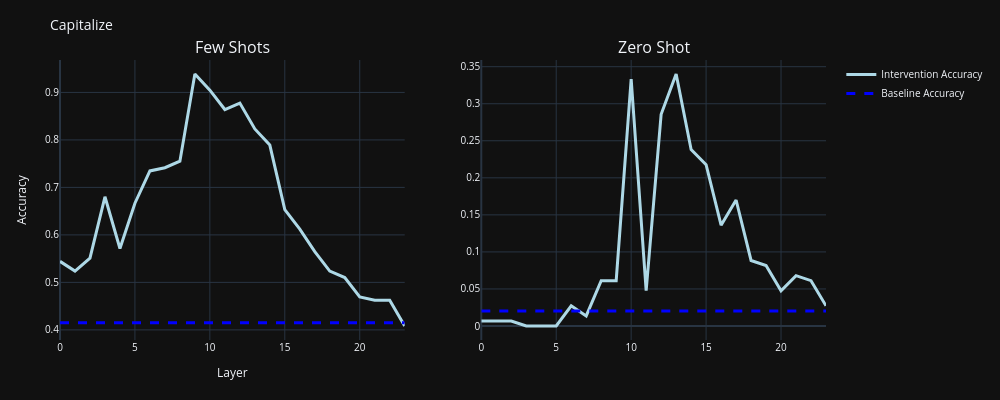

Notebook code cell kept with this figure:
### Code cell
# Load JSON data for both sources
file_path_1 = "fs_shuffled_results_layer_sweep.json"  # First JSON (Few Shots)
file_path_2 = "zs_results_layer_sweep.json"  # Second JSON (Zero Shot)

with open(result_path + file_path_1, "r") as f:
    data_1 = json.load(f)
with open(result_path + file_path_2, "r") as f:
    data_2 = json.load(f)

# Extract layers and accuracies for both JSON files
layers = sorted(data_1.keys(), key=int)  # Ensure layers are sorted numerically

intervention_accuracies_1 = [data_1[layer]["intervention_topk"][0][1] for layer in layers]
intervention_accuracies_2 = [data_2[layer]["intervention_topk"][0][1] for layer in layers]

# Extract baselines from layer 0
baseline_accuracy_1 = data_1["0"]["clean_topk"][0][1]
baseline_accuracy_2 = data_2["0"]["clean_topk"][0][1]

baseline_accuracies_1 = [baseline_accuracy_1] * len(layers)
baseline_accuracies_2 = [baseline_accuracy_2] * len(layers)

# Create subplots with specific titles
fig = make_subplots(
    rows=1, cols=2, subplot_titles=("Few Shots", "Zero Shot")
)

# Add solid line for intervention accuracies (Few Shots)
fig.add_trace(go.Scatter(
    x=[int(layer) for layer in layers],
    y=intervention_accuracies_1,
    mode="lines",
    line=dict(color="lightblue", width=3),
    name="Intervention Accuracy",
), row=1, col=1)

# Add dotted line for baseline accuracy (Few Shots)
fig.add_trace(go.Scatter(
    x=[int(layer) for layer in layers],
    y=baseline_accuracies_1,
    mode="lines",
    line=dict(color="blue", width=3, dash="dash"),
    name="Baseline Accuracy",
), row=1, col=1)

# Add solid line for intervention accuracies (Zero Shot)
fig.add_trace(go.Scatter(
    x=[int(layer) for layer in layers],
    y=intervention_accuracies_2,
    mode="lines",
    line=dict(color="lightblue", width=3),
    showlegend=False,
), row=1, col=2)

# Add dotted line for baseline accuracy (Zero Shot)
fig.add_trace(go.Scatter(
    x=[int(layer) for layer in layers],
    y=baseline_accuracies_2,
    mode="lines",
    line=dict(color="blue", width=3, dash="dash"),
    showlegend=False,
), row=1, col=2)

# Update layout for better spacing
fig.update_layout(
    title_text="Capitalize",
    xaxis_title="Layer",
    yaxis_title="Accuracy",
    template="plotly_dark",
    font=dict(size=10),
    width=1000,  # Increased width for side-by-side plots
    height=400,
    margin=dict(l=60, r=40, t=60, b=60)
)

# Show the plot
fig.show()

### Figure 1 — Plotly figure (JSON) as saved in the notebook; plotly's stock layout.template omitted (floating-point values rounded to 4 significant figures)
{"data": [{"line": {"color": "lightblue", "width": 3}, "mode": "lines", "name": "Intervention Accuracy", "type": "scatter", "x": [0, 1, 2, 3, 4, 5, 6, 7, 8, 9, 10, 11, 12, 13, 14, 15, 16, 17, 18, 19, 20, 21, 22, 23], "xaxis": "x", "y": [0.5442, 0.5238, 0.551, 0.6803, 0.5714, 0.6667, 0.7347, 0.7415, 0.7551, 0.9388, 0.9048, 0.8639, 0.8776, 0.8231, 0.7891, 0.6531, 0.6122, 0.5646, 0.5238, 0.5102, 0.4694, 0.4626, 0.4626, 0.4082], "yaxis": "y"}, {"line": {"color": "blue", "dash": "dash", "width": 3}, "mode": "lines", "name": "Baseline Accuracy", "type": "scatter", "x": [0, 1, 2, 3, 4, 5, 6, 7, 8, 9, 10, 11, 12, 13, 14, 15, 16, 17, 18, 19, 20, 21, 22, 23], "xaxis": "x", "y": [0.415, 0.415, 0.415, 0.415, 0.415, 0.415, 0.415, 0.415, 0.415, 0.415, 0.415, 0.415, 0.415, 0.415, 0.415, 0.415, 0.415, 0.415, 0.415, 0.415, 0.415, 0.415, 0.415, 0.415], "yaxis": "y"}, {"line": {"color": "lightblue", "width": 3}, "mode": "lines", "showlegend": false, "type": "scatter", "x": [0, 1, 2, 3, 4, 5, 6, 7, 8, 9, 10, 11, 12, 13, 14, 15, 16, 17, 18, 19, 20, 21, 22, 23], "xaxis": "x2", "y": [0.006803, 0.006803, 0.006803, 0, 0, 0, 0.02721, 0.01361, 0.06122, 0.06122, 0.3333, 0.04762, 0.2857, 0.3401, 0.2381, 0.2177, 0.1361, 0.1701, 0.08844, 0.08163, 0.04762, 0.06803, 0.06122, 0.02721], "yaxis": "y2"}, {"line": {"color": "blue", "dash": "dash", "width": 3}, "mode": "lines", "showlegend": false, "type": "scatter", "x": [0, 1, 2, 3, 4, 5, 6, 7, 8, 9, 10, 11, 12, 13, 14, 15, 16, 17, 18, 19, 20, 21, 22, 23], "xaxis": "x2", "y": [0.02041, 0.02041, 0.02041, 0.02041, 0.02041, 0.02041, 0.02041, 0.02041, 0.02041, 0.02041, 0.02041, 0.02041, 0.02041, 0.02041, 0.02041, 0.02041, 0.02041, 0.02041, 0.02041, 0.02041, 0.02041, 0.02041, 0.02041, 0.02041], "yaxis": "y2"}], "layout": {"annotations": [{"font": {"size": 16}, "showarrow": false, "text": "Few Shots", "x": 0.225, "xanchor": "center", "xref": "paper", "y": 1, "yanchor": "bottom", "yref": "paper"}, {"font": {"size": 16}, "showarrow": false, "text": "Zero Shot", "x": 0.775, "xanchor": "center", "xref": "paper", "y": 1, "yanchor": "bottom", "yref": "paper"}], "font": {"size": 10}, "height": 400, "margin": {"b": 60, "l": 60, "r": 40, "t": 60}, "title": {"text": "Capitalize"}, "width": 1000, "xaxis": {"anchor": "y", "domain": [0, 0.45], "title": {"text": "Layer"}}, "xaxis2": {"anchor": "y2", "domain": [0.55, 1]}, "yaxis": {"anchor": "x", "domain": [0, 1], "title": {"text": "Accuracy"}}, "yaxis2": {"anchor": "x2", "domain": [0, 1]}}}
